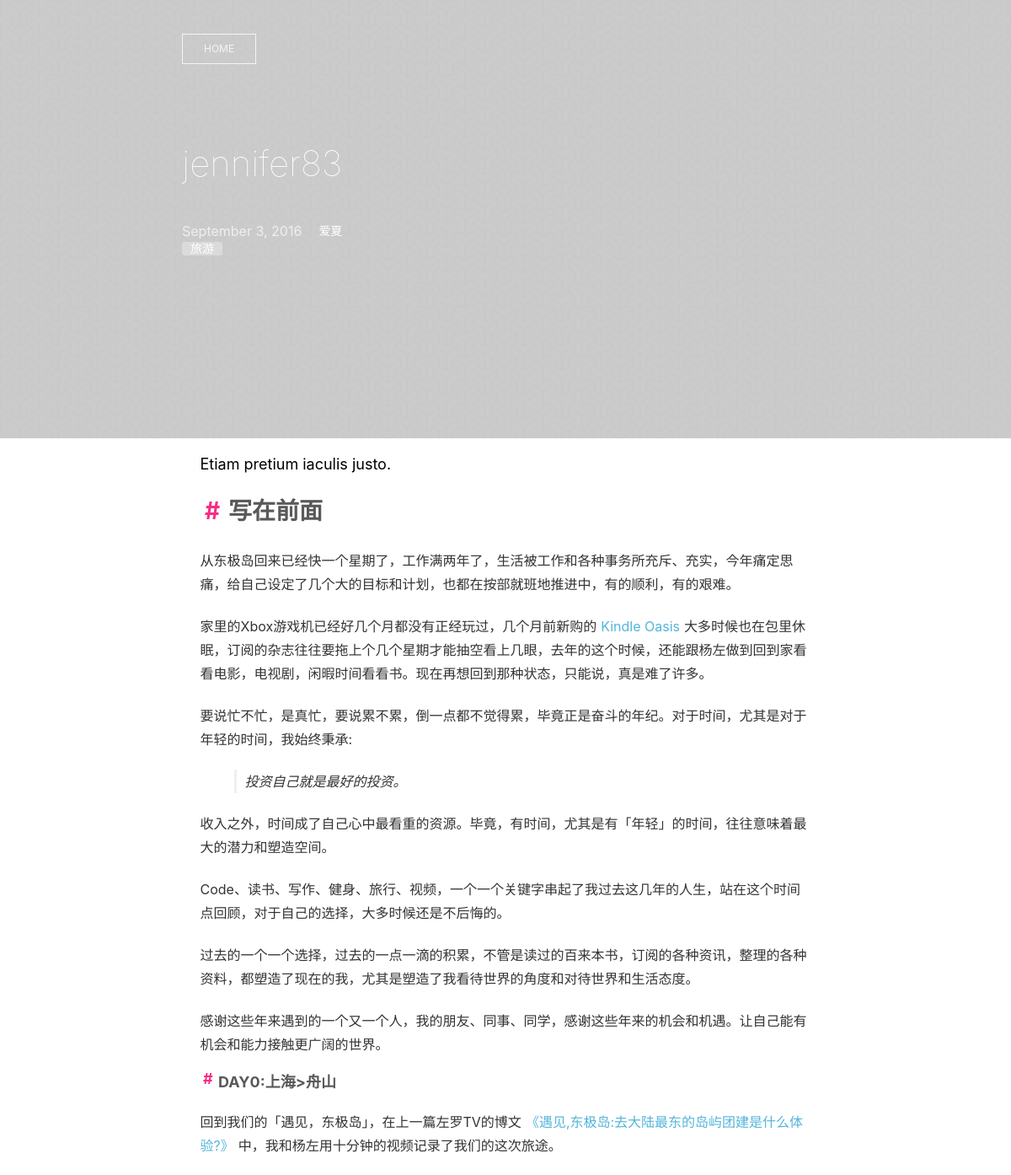
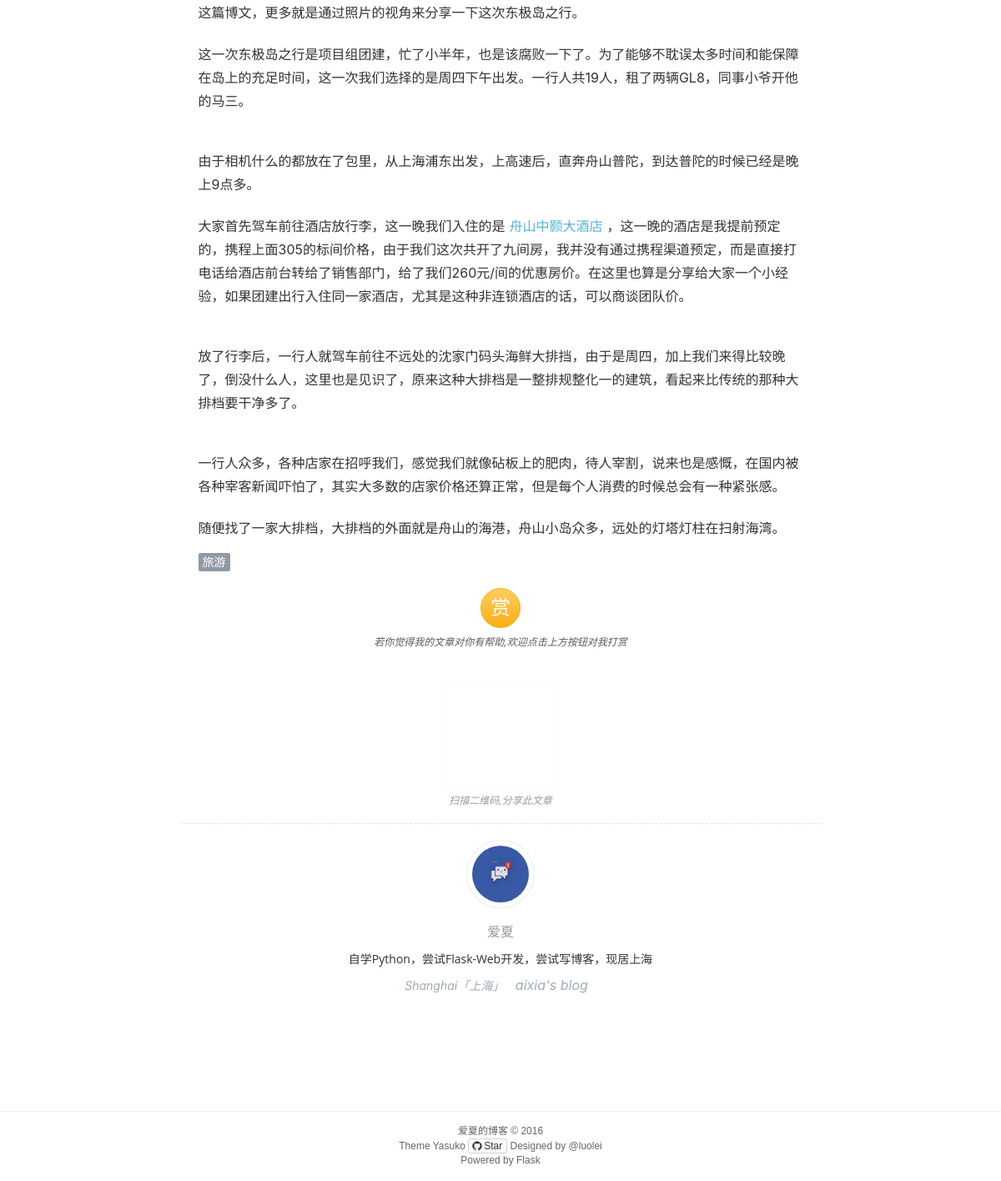
The app's page /post/19 with its own data (2 pictures, top to bottom).
### app/models.py (models this page shows, shortened)
class Post(db.Model):
    __tablename__ = 'posts'
    id = db.Column(db.Integer, primary_key=True)
    title = db.Column(db.String(64))
    cover = db.Column(db.String(64))
    content = db.Column(db.Text)
    markdown = db.Column(db.Text)
    publish = db.Column(db.Boolean, default=True, index=True)
    create_date = db.Column(db.DateTime, default=datetime.date.today())
    update_date = db.Column(db.DateTime, default=datetime.date.today())
    tags = db.relationship('Tag',
                           secondary=belong_to,
                           backref=db.backref('posts', lazy='dynamic'),
                           lazy='dynamic')

class Tag(db.Model):
    __tablename__ = 'tags'
    id = db.Column(db.Integer, primary_key=True)
    name = db.Column(db.String(64))
    url_name = db.Column(db.String(64), index=True)
    create_date = db.Column(db.DateTime, default=datetime.date.today())
    update_date = db.Column(db.DateTime, default=datetime.date.today())

### app/main/views.py (the view)
@main.route('/post/<int:id>')
def post(id):
    post = Post.query.get_or_404(id)  # 只显示提交了的文章
    if post.publish is None or False:
        abort(404)
    return render_template('post.html', post=post)

### app/templates/post.html (shortened to what this page needs)
{% extends "base/default.html" %}
{% block body %}
    {% if post.cover %}
    <header id="header" class="home-header blog-background banner-mask lazy" data-url="{{ post.cover }}">
    {% endif %}
        <div class="nav-header">
        <div class="nav-header-container">
             <a href="{{ url_for('main.index') }}" class="back-home">Home</a>
        </div>
        </div>
        <div class="header-wrap" >
            <div class="post-info-container">
                <h2 class="post-page-title ">
                {{ post.title }}
            </h2>
                <time class="post-page-time">{{ moment(post.create_date).format('LL') }}</time>
                <span class="post-page-author">爱夏</span>
                <span class="post-page-tags">
                    {% for tag in post.tags.all() %}
                        <a href="{{ url_for('.tag', url_name=tag.url_name) }}">{{ tag.name }}</a>
                    {% endfor %}
               </span>
            </div>
        </div>
    </header>
<main class="content" id="main" role="main">
    <article class="post {{post_class}}">
     <section class="post-content">
     <div class="single-post-inner">
        {{ post.content | safe }}
        <div class="tag-box">
            {% for tag in post.tags.all() %}
                <a href="{{ url_for('.tag', url_name=tag.url_name) }}" style="color: rgb(255, 255, 255);" class="">
                    {{ tag.name }}</a>
            {% endfor %}
        </div>
        <div class="money-like" id="like-money">
            <div class="reward-button">赏
            </div>
            <p class="money-notice">若你觉得我的文章对你有帮助,欢迎点击上方按钮对我打赏</p>
        </div>
        <div class="qr-code">
            <img src="https://encrypt.proxy.is26.com/qr?content=二维码" alt="">
            <p>扫描二维码,分享此文章</p>
        </div>
     </div>
    </section>
        <section class="author">
            <figure class="author-image duoshuo-loaded">
                <a class="img" href="javascript:;" style="background-image: url('/static/images/wechat-thumb.jpg')">
                    <span class="hide">爱夏's Picture</span></a>
            </figure>
            <section class="author-detail">
                <a href="javascript:;">爱夏</a>
                 <p>自学Python，尝试Flask-Web开发，尝试写博客，现居上海</p>
                <div class="author-meta">
                    <span class="author-location">Shanghai「上海」</span>
                    <span class="author-link"><a href="{{ url_for('main.index') }}">aixia's blog</a></span>
                </div>
            </section>
        </section>
    </article>
          <section class="share">
            <div class="share-icons" id="share-icons">
               <a class="icon-share" href="http://weibo.com/720974234">
                    <span class=""><i class="iconfont iconfont-weibo">&#xe607;</i></span>
                </a>
                <a class="icon-share icon-github" href="http://github.com/aixiamomo">
                    <span class=""><i class="iconfont  iconfont-github">&#xe60d;</i></span>
                </a>
                <a class="icon-share icon-weibo" href="http://www.zhihu.com/people/suki-98-29">
                    <span class=""><i class="iconfont  iconfont-zhihu">&#xe609;</i></span>
                </a>
            </div>
        </section>
    </main>
{% endblock %}

### app/templates/base/default.html (shortened to what this page needs)
<!DOCTYPE html>
<html>
<head>
    <link rel="stylesheet" type="text/css" href="{{ url_for('static', filename='css/all.min.css') }}" />
</head>
<body class="home-template nav-closed">
{% block body %}
{% endblock %}
    <footer class="site-footer clearfix ">
        <section class="copyright "><a href="/">爱夏的博客</a> &copy; 2016</section>
        <section>
        <a href="https://github.com/foru17/Yasuko">Theme Yasuko  </a> <a href="https://github.com/foru17/Yasuko" class="github-repo"><span class="gadget-github"></span>Star</a> Designed by @luolei
        </section>
            <section class="poweredby ">Powered by  <a href="http://flask.pocoo.org">Flask</a></section>
    </footer>
</body>
</html>

### records on screen
Post: title "jennifer83", create_date "September 3, 2016", content "Etiam pretium iaculis justo. 写在前面 从东极岛回来已经快一个星期了，工作满两年了，生活被工作和各种事务所充斥、充实，今年痛定思痛，给自己设定了几个大的目标和计划，也都在按部就班地推进中，有的顺利，有的艰难。 家里的Xbox游戏机已经好几个月都没有正经玩过，几个月前新购的 Kindle Oasis 大多时候也在包里休眠，订阅的杂志往往要拖上个几个星期才能抽空看上几眼，去年的这个时候，还能跟杨左做到回到家看看电影，电视剧，闲暇时间看看书。现在再想回到那种状态，只能说，真是难了许多。 要说忙不忙，是真忙，要说累不累，倒一点都不觉得累，毕竟正是奋斗的年纪。对于时间，尤其是对于年轻的时间，我始终秉承: 投资自己就是最好的投资。 收入之外，时间成了自己心中最看重的资源。毕竟，有时间，尤其是有「年轻」的时间，往往意味着最大的潜力和塑造空间。 Code、读书、写作、健身、旅行、视频，一个一个关键字串起了我过去这几年的人生，站在这个时间点回顾，对于自己的选择，大多时候还是不后悔的。 过去的一个一个选择，过去的一点一滴的积累，不管是读过的百来本书，订阅的各种资讯，整理的各种资料，都塑造了现在的我，尤其是塑造了我看待世界的角度和对待世界和生活态度。 感谢这些年来遇到的一个又一个人，我的朋友、同事、同学，感谢这些年来的机会和机遇。让自己能有机会和能力接触更广阔的世界。 DAY0:上海>舟山 回到我们的「遇见，东极岛」，在上一篇左罗TV的博文 《遇见,东极岛:去大陆最东的岛屿团建是什么体验?》 中，我和杨左用十分钟的视频记录了我们的这次旅途。…"
Tag: name "旅游"
